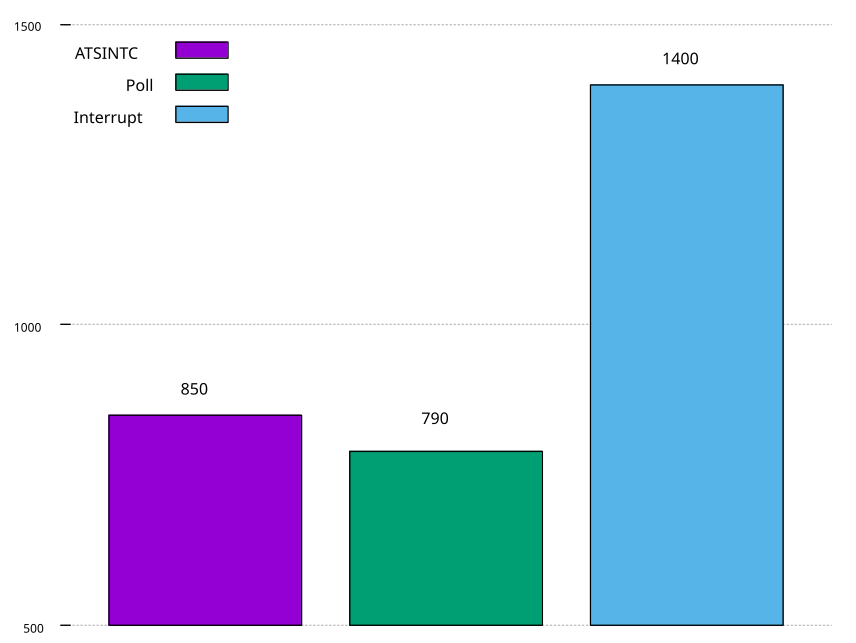

The gnuplot source for this figure:

# fontSpec(s) = sprintf("Times-Roman, %d", s)
# set key left top
# # set xtics nomirror
# set xrange [-0.5 : 0.25]
# set ytics nomirror
# set grid ytics
# set style data histograms
# set boxwidth 0.5
# unset xtics
# set ytics 500
# set xlabel 'The minimum bytes to reach the line speed'

# set style histogram clustered gap 0
# set yrange [* : *]
# fn(v) = sprintf("%.2f", v)
# datafile = 'transmit_line_speed.dat'

# plot \
#     for [COL=1:4] datafile using COL title columnheader fs fill solid 1 border -1, \
#     datafile u ($0-1-1./6):2:(fn($1)) w labels font fontSpec(10) right rot by 90 offset char -5, 2.0 t '' axis x1y1, \
#     datafile u ($0-1-1./6):2:(fn($2)) w labels font fontSpec(10) right rot by 90 offset char -3, 2.0 t '' axis x1y1, \
#     datafile u ($0-1-1./6):2:(fn($3)) w labels font fontSpec(10) right rot by 90 offset char -1, 2.0 t '' axis x1y1, \

fontSpec(s) = sprintf("Times-Roman, %d", s)
fn(v) = sprintf("%.0f", v)
set key left top font ",12"
set noborder
set style data histogram
set style histogram clustered gap 1
set style fill solid 1 border -1
set xrange [0.6 : 1.4]
unset xtics
set ytics 500
set ytics nomirror
set boxwidth 0.8
set grid linetype 0 linewidth 1 linecolor rgb "gray"

set label fn(850) at 0.725,900 font fontSpec(12)
set label fn(790) at 0.975,850 font fontSpec(12)
set label fn(1400) at 1.225,1450 font fontSpec(12)

datafile = 'transmit_line_speed.dat'

plot datafile \
    using 1 title "ATSINTC", '' \
    using 2 title "Poll", '' \
    using 3 title "Interrupt"
